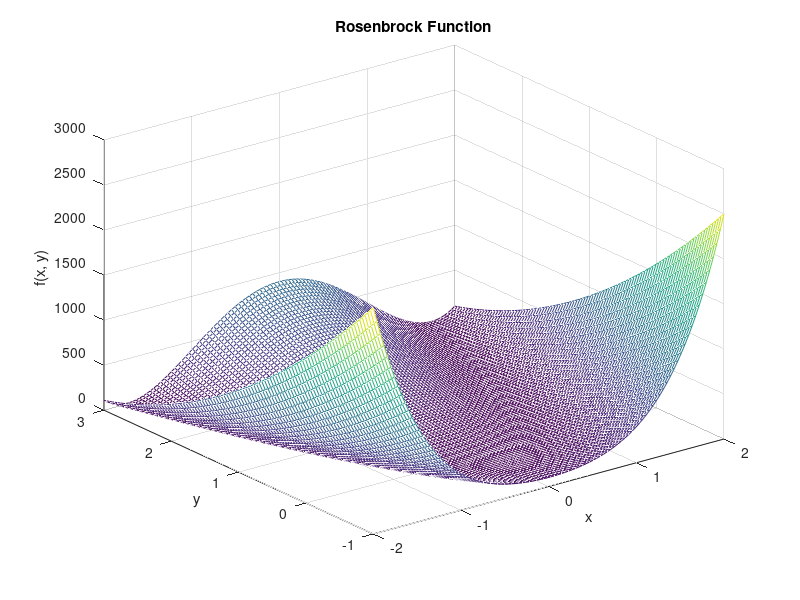

Write the MATLAB code that produced this figure.
% 定义目标函数
f = @(x, y) 100*(x.^2 - y).^2 + (x - 1).^2;

% 定义网格范围
x = linspace(-2, 2, 100);
y = linspace(-1, 3, 100);

% 生成网格
[X, Y] = meshgrid(x, y);

% 计算函数值
Z = f(X, Y);

% 绘制函数图像
mesh(X, Y, Z);
xlabel('x');
ylabel('y');
zlabel('f(x, y)');
title('Rosenbrock Function');
